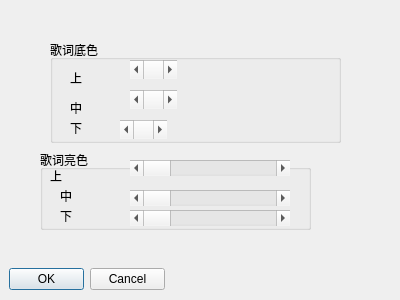
<?xml version="1.0" encoding="UTF-8"?>
<ui version="4.0">
 <class>desLrcDialog</class>
 <widget class="QDialog" name="desLrcDialog">
  <property name="geometry">
   <rect>
    <x>0</x>
    <y>0</y>
    <width>400</width>
    <height>300</height>
   </rect>
  </property>
  <property name="windowTitle">
   <string>Dialog</string>
  </property>
  <widget class="QDialogButtonBox" name="buttonBox">
   <property name="geometry">
    <rect>
     <x>9</x>
     <y>268</y>
     <width>156</width>
     <height>23</height>
    </rect>
   </property>
   <property name="orientation">
    <enum>Qt::Horizontal</enum>
   </property>
   <property name="standardButtons">
    <set>QDialogButtonBox::Cancel|QDialogButtonBox::Ok</set>
   </property>
  </widget>
  <widget class="QGroupBox" name="groupBox">
   <property name="geometry">
    <rect>
     <x>50</x>
     <y>40</y>
     <width>291</width>
     <height>103</height>
    </rect>
   </property>
   <property name="title">
    <string>歌词底色</string>
   </property>
   <widget class="QLabel" name="label_7">
    <property name="geometry">
     <rect>
      <x>20</x>
      <y>30</y>
      <width>16</width>
      <height>16</height>
     </rect>
    </property>
    <property name="text">
     <string>上</string>
    </property>
   </widget>
   <widget class="QLabel" name="label_8">
    <property name="geometry">
     <rect>
      <x>20</x>
      <y>60</y>
      <width>16</width>
      <height>16</height>
     </rect>
    </property>
    <property name="text">
     <string>中</string>
    </property>
   </widget>
   <widget class="QLabel" name="label_9">
    <property name="geometry">
     <rect>
      <x>20</x>
      <y>80</y>
      <width>16</width>
      <height>16</height>
     </rect>
    </property>
    <property name="text">
     <string>下</string>
    </property>
   </widget>
   <widget class="QScrollBar" name="horizontalScrollBar_4">
    <property name="geometry">
     <rect>
      <x>80</x>
      <y>20</y>
      <width>47</width>
      <height>19</height>
     </rect>
    </property>
    <property name="maximum">
     <number>360</number>
    </property>
    <property name="orientation">
     <enum>Qt::Horizontal</enum>
    </property>
   </widget>
   <widget class="QScrollBar" name="horizontalScrollBar_5">
    <property name="geometry">
     <rect>
      <x>80</x>
      <y>50</y>
      <width>47</width>
      <height>19</height>
     </rect>
    </property>
    <property name="maximum">
     <number>360</number>
    </property>
    <property name="orientation">
     <enum>Qt::Horizontal</enum>
    </property>
   </widget>
   <widget class="QScrollBar" name="horizontalScrollBar_6">
    <property name="geometry">
     <rect>
      <x>70</x>
      <y>80</y>
      <width>47</width>
      <height>19</height>
     </rect>
    </property>
    <property name="maximum">
     <number>360</number>
    </property>
    <property name="orientation">
     <enum>Qt::Horizontal</enum>
    </property>
   </widget>
  </widget>
  <widget class="QGroupBox" name="groupBox_2">
   <property name="geometry">
    <rect>
     <x>40</x>
     <y>150</y>
     <width>271</width>
     <height>80</height>
    </rect>
   </property>
   <property name="title">
    <string>歌词亮色</string>
   </property>
   <widget class="QLabel" name="label">
    <property name="geometry">
     <rect>
      <x>10</x>
      <y>20</y>
      <width>54</width>
      <height>12</height>
     </rect>
    </property>
    <property name="text">
     <string>上</string>
    </property>
   </widget>
   <widget class="QLabel" name="label_2">
    <property name="geometry">
     <rect>
      <x>20</x>
      <y>40</y>
      <width>54</width>
      <height>12</height>
     </rect>
    </property>
    <property name="text">
     <string>中</string>
    </property>
   </widget>
   <widget class="QLabel" name="label_3">
    <property name="geometry">
     <rect>
      <x>20</x>
      <y>60</y>
      <width>54</width>
      <height>12</height>
     </rect>
    </property>
    <property name="text">
     <string>下</string>
    </property>
   </widget>
   <widget class="QScrollBar" name="horizontalScrollBar">
    <property name="geometry">
     <rect>
      <x>90</x>
      <y>10</y>
      <width>160</width>
      <height>16</height>
     </rect>
    </property>
    <property name="maximum">
     <number>360</number>
    </property>
    <property name="orientation">
     <enum>Qt::Horizontal</enum>
    </property>
   </widget>
   <widget class="QScrollBar" name="horizontalScrollBar_2">
    <property name="geometry">
     <rect>
      <x>90</x>
      <y>40</y>
      <width>160</width>
      <height>16</height>
     </rect>
    </property>
    <property name="maximum">
     <number>360</number>
    </property>
    <property name="orientation">
     <enum>Qt::Horizontal</enum>
    </property>
   </widget>
   <widget class="QScrollBar" name="horizontalScrollBar_3">
    <property name="geometry">
     <rect>
      <x>90</x>
      <y>60</y>
      <width>160</width>
      <height>16</height>
     </rect>
    </property>
    <property name="maximum">
     <number>360</number>
    </property>
    <property name="orientation">
     <enum>Qt::Horizontal</enum>
    </property>
   </widget>
  </widget>
 </widget>
 <resources/>
 <connections>
  <connection>
   <sender>buttonBox</sender>
   <signal>accepted()</signal>
   <receiver>desLrcDialog</receiver>
   <slot>accept()</slot>
   <hints>
    <hint type="sourcelabel">
     <x>9</x>
     <y>290</y>
    </hint>
    <hint type="destinationlabel">
     <x>157</x>
     <y>274</y>
    </hint>
   </hints>
  </connection>
  <connection>
   <sender>buttonBox</sender>
   <signal>rejected()</signal>
   <receiver>desLrcDialog</receiver>
   <slot>reject()</slot>
   <hints>
    <hint type="sourcelabel">
     <x>35</x>
     <y>290</y>
    </hint>
    <hint type="destinationlabel">
     <x>286</x>
     <y>274</y>
    </hint>
   </hints>
  </connection>
 </connections>
</ui>
